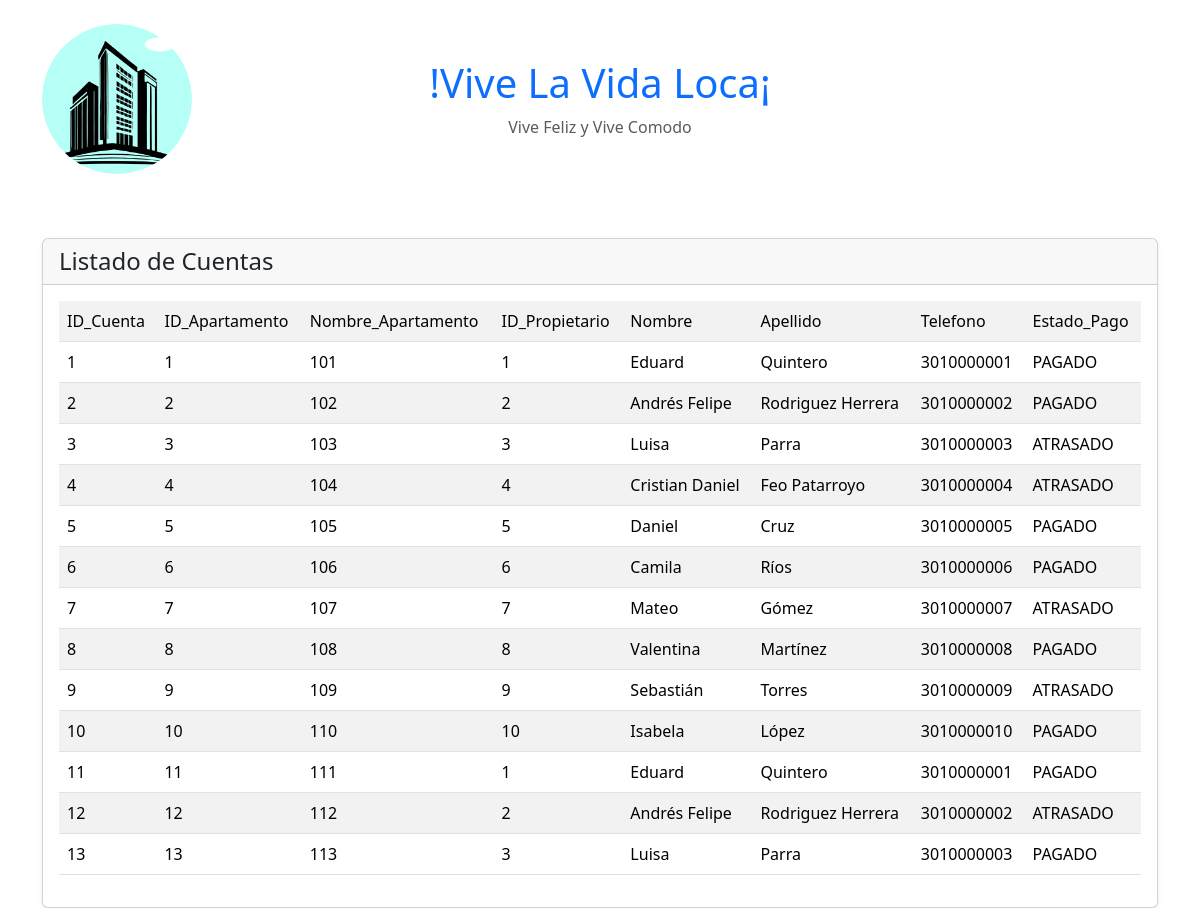
The app's page /presentacion/cuenta/ConsultarCuentas.php, older data.
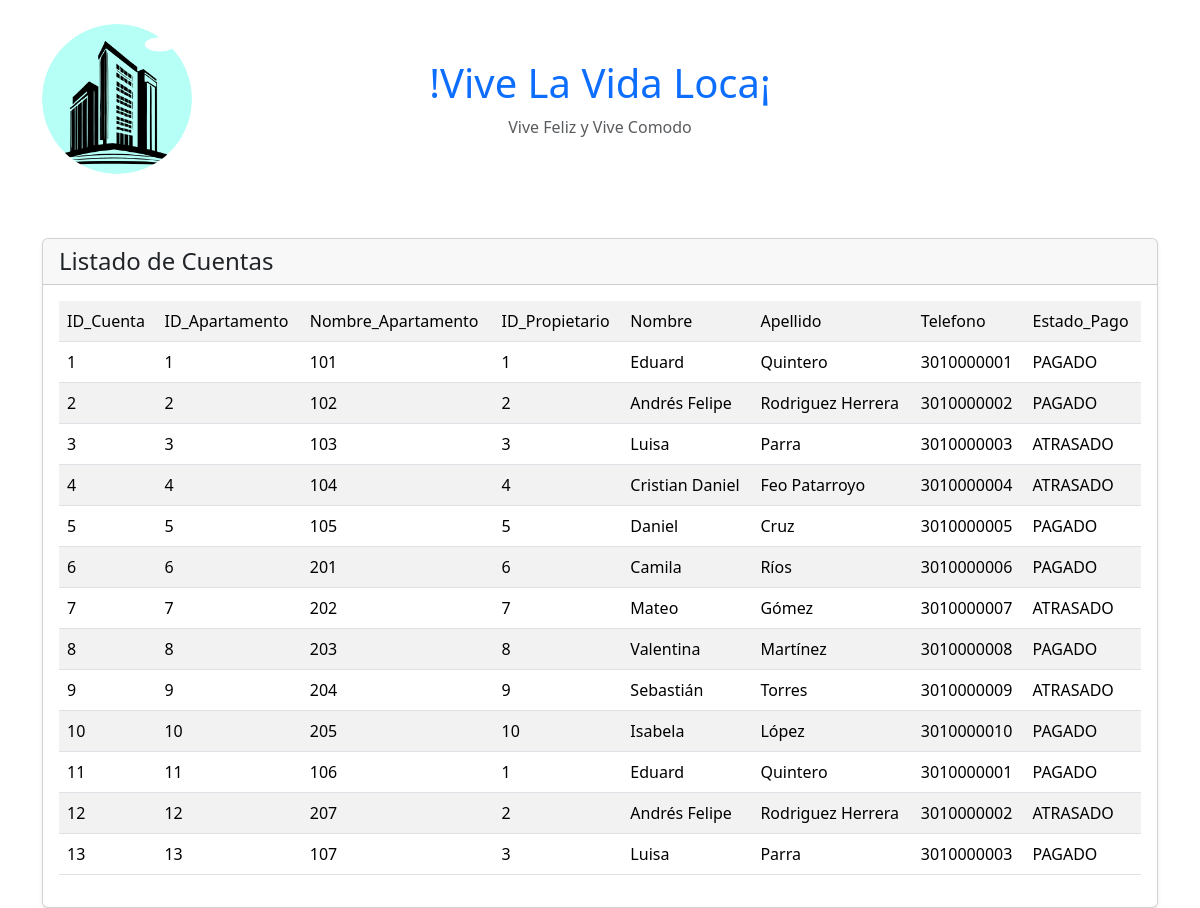
The same page, newer data.
### tables this page shows
CREATE TABLE IF NOT EXISTS `Cuenta` (
  `idCuenta` INT NOT NULL AUTO_INCREMENT,
  `fechaLimite` DATE NOT NULL,
  `cantidad` DOUBLE NOT NULL,
  `saldoAnterior` DOUBLE NOT NULL,
  `Admin_idAdmin` INT NOT NULL,
  `Apartamento_idApartamento` INT NOT NULL,
  `EstadoPago_idEstadoPago` INT NOT NULL,
  PRIMARY KEY (`idCuenta`),
  INDEX `fk_Cuenta_Admin1_idx` (`Admin_idAdmin` ASC),
  INDEX `fk_Cuenta_Apartamento1_idx` (`Apartamento_idApartamento` ASC),
  INDEX `fk_Cuenta_EstadoPago1_idx` (`EstadoPago_idEstadoPago` ASC),
  CONSTRAINT `fk_Cuenta_Admin1`
    FOREIGN KEY (`Admin_idAdmin`)
    REFERENCES `Admin` (`idAdmin`)
    ON DELETE NO ACTION
    ON UPDATE NO ACTION,
  CONSTRAINT `fk_Cuenta_Apartamento1`
    FOREIGN KEY (`Apartamento_idApartamento`)
    REFERENCES `Apartamento` (`idApartamento`)
    ON DELETE NO ACTION
    ON UPDATE NO ACTION,
  CONSTRAINT `fk_Cuenta_EstadoPago1`
    FOREIGN KEY (`EstadoPago_idEstadoPago`)
    REFERENCES `EstadoPago` (`idEstadoPago`)
    ON DELETE NO ACTION
    ON UPDATE NO ACTION
);

CREATE TABLE IF NOT EXISTS `Apartamento` (
  `idApartamento` INT NOT NULL AUTO_INCREMENT,
  `nombre` VARCHAR(45) NOT NULL,
  `Area_idArea` INT NOT NULL,
  `Propietario_idPropietario` INT NULL,
  PRIMARY KEY (`idApartamento`),
  INDEX `fk_Apartamento_Propietario1_idx` (`Propietario_idPropietario` ASC),
  INDEX `fk_Apartamento_Area1_idx` (`Area_idArea` ASC),
  CONSTRAINT `fk_Apartamento_Propietario1`
    FOREIGN KEY (`Propietario_idPropietario`)
    REFERENCES `Propietario` (`idPropietario`)
    ON DELETE NO ACTION
    ON UPDATE NO ACTION,
  CONSTRAINT `fk_Apartamento_Area1`
    FOREIGN KEY (`Area_idArea`)
    REFERENCES `Area` (`idArea`)
    ON DELETE NO ACTION
    ON UPDATE NO ACTION
);

CREATE TABLE IF NOT EXISTS `Propietario` (
  `idPropietario` INT NOT NULL,
  `nombre` VARCHAR(45) NOT NULL,
  `apellido` VARCHAR(45) NOT NULL,
  `telefono` VARCHAR(20) NOT NULL,
  `clave` VARCHAR(45) NOT NULL,
  `fechaIngreso` DATE NOT NULL,
  PRIMARY KEY (`idPropietario`)
);

CREATE TABLE IF NOT EXISTS `EstadoPago` (
  `idEstadoPago` INT NOT NULL AUTO_INCREMENT,
  `valor` VARCHAR(45) NOT NULL,
  PRIMARY KEY (`idEstadoPago`)
);

### logica/Cuenta.php (called while the page is built, shortened)
<?php
require_once("persistencia/Conexion.php");
require_once("Estado.php");
class Cuenta
{
    private $id;
    private $idApartamento;
    private $idEstadoPago;
    private $CuentasLista;
    public function __construct($id = "", $fechaLimite = "", $cantidad = 0.0, $saldoAnterior = 0.0, $idAdmin = "", $idApartamento = "", $idEstadoPago = "")
    {
        $this->id = $id;
        $this->idApartamento = $idApartamento;
        $this->idEstadoPago = $idEstadoPago;
    }
    public function consultarCuentas($idPropietario)
    {
        $conexion = new Conexion();
        $cuenta_DAO = new CuentaDAO();
        $conexion->abrir();
        if($idPropietario != null || $idPropietario == ""){
            $conexion->ejecutar($cuenta_DAO->MostrarTodos(""));
        }else{
            $conexion->ejecutar($cuenta_DAO->MostrarTodos($idPropietario));
        }
        $this->CuentasLista = array();
        while (($datos = $conexion->registro()) != null) {
            $Prop = new Propietario($datos[3], $datos[4], $datos[5], $datos[6]);
            $Apart = new Apartamento($datos[1], $datos[2], 0, $Prop);
            $Est = new Estado($datos[7], $datos[8]);
            $Cue = new Cuenta($datos[0],
            0,
            0,
            0,
            0,
            $Apart,
            $Est);
            array_push($this->CuentasLista, $Cue);
        }
    }
    public function getId()
    {
        return $this->id;
    }
    public function getIdApartamento()
    {
        return $this->idApartamento;
    }
    public function getIdEstadoPago()
    {
        return $this->idEstadoPago;
    }
    public function getCuentasLista()
    {
        return $this->CuentasLista;
    }
}

### persistencia/Conexion.php (called while the page is built, shortened)
<?php
class Conexion
{
    private $conexion;
    public function abrir()
    {
        $this->conexion = new mysqli("localhost", "root", "", "Conjuntos");
    }
    public function ejecutar($sql)
    {
        $this->resultado = $this->conexion->query($sql);
    }
}

### logica/Apartamento.php (called while the page is built, shortened)
<?php
require_once("persistencia/Conexion.php");
class Apartamento
{
    private $id;
    private $nombre;
    private $propietario;
    public function __construct($id = "", $nombre = "", $area = null, $propietario = null)
    {
        $this->id = $id;
        $this->nombre = $nombre;
        $this->propietario = $propietario;
    }
    public function getId()
    {
        return $this->id;
    }
    public function getNombre()
    {
        return $this->nombre;
    }
    public function getPropietario()
    {
        return $this->propietario;
    }
}

### logica/Persona.php (called while the page is built, shortened)
<?php
abstract class Persona
{
    protected $id;
    protected $nombre;
    protected $apellido;
    protected $telefono;
    public function __construct($id = "", $nombre = "", $apellido = "",$telefono="" , $clave = "", $correo = "")
    {
        $this->id = $id;
        $this->nombre = $nombre;
        $this->apellido = $apellido;
        $this ->telefono = $telefono;
    }
    public function getId()
    {
        return $this->id;
    }
    public function getNombre() {
        return $this->nombre;
    }
    public function getApellido() {
        return $this->apellido;
    }
    public function getTelefono() {
        return $this->telefono;
    }
}

### logica/Estado.php (called while the page is built, shortened)
<?php
    class Estado{
        private $Nombre;
        public function __construct($idEstado = "", $Nombre = "")
        {
            $this->Nombre = $Nombre;
        }
        public function getNombre()
        {
                return $this->Nombre;
        }
    }
?>

### presentacion/cuenta/ConsultarCuentas.php (the view, shortened to what the changed rows need)
<?php
include("presentacion/Extremos/Cabeza.php");
?>
<?php
require_once("logica/Cuenta.php");
?>
<div class="container mt-4">
    <div class="row">
        <div class="col">
            <div class="card shadow-sm ">
                   <div class="card-body d-flex justify-content-center align-items-center" style="min-height: 150px;">
                    <?php
                        $cuenta = new Cuenta();
        				$cuenta -> consultarCuentas("");
                        $cuentas = $cuenta->getCuentasLista();
        				echo "<table class='table table-striped table-hover'>";
        				foreach($cuentas as $cute){
        				    echo "<tr>";
        				    echo "<td>" . $cute -> getId() . "</td>";
        				    echo "<td>" . $cute -> getIdApartamento() -> getId() . "</td>";
                            echo "<td>" . $cute -> getIdApartamento() -> getNombre() . "</td>";
        				    echo "<td>" . $cute -> getIdApartamento() -> getPropietario() -> getId() . "</td>";
        				    echo "<td>" . $cute -> getIdApartamento() -> getPropietario() -> getNombre() . "</td>";
                            echo "<td>" . $cute -> getIdApartamento() -> getPropietario() -> getApellido() . "</td>";
                            echo "<td>" . $cute -> getIdApartamento() -> getPropietario() -> getTelefono() . "</td>";
                            echo "<td>" . $cute -> getIdEstadoPago() -> getNombre() . "</td>";
        				    echo "</tr>";
        				}
        				echo "</table>";
                    ?>
                </div>
            </div>
        </div>
    </div>
</div>

Row changes from the older to the newer data that the page shows:
changed through a linked row, cuenta "Camila": Apartamento_idApartamento.nombre "106" → "201"
changed through a linked row, cuenta "Mateo": Apartamento_idApartamento.nombre "107" → "202"
changed through a linked row, cuenta "Valentina": Apartamento_idApartamento.nombre "108" → "203"
changed through a linked row, cuenta "Sebastián": Apartamento_idApartamento.nombre "109" → "204"
changed through a linked row, cuenta "Isabela": Apartamento_idApartamento.nombre "110" → "205"
changed through a linked row, cuenta (number 11 of 13 on the later page): Apartamento_idApartamento.nombre "111" → "106"
changed through a linked row, cuenta (number 12 of 13 on the later page): Apartamento_idApartamento.nombre "112" → "207"
changed through a linked row, cuenta (number 13 of 13 on the later page): Apartamento_idApartamento.nombre "113" → "107"
